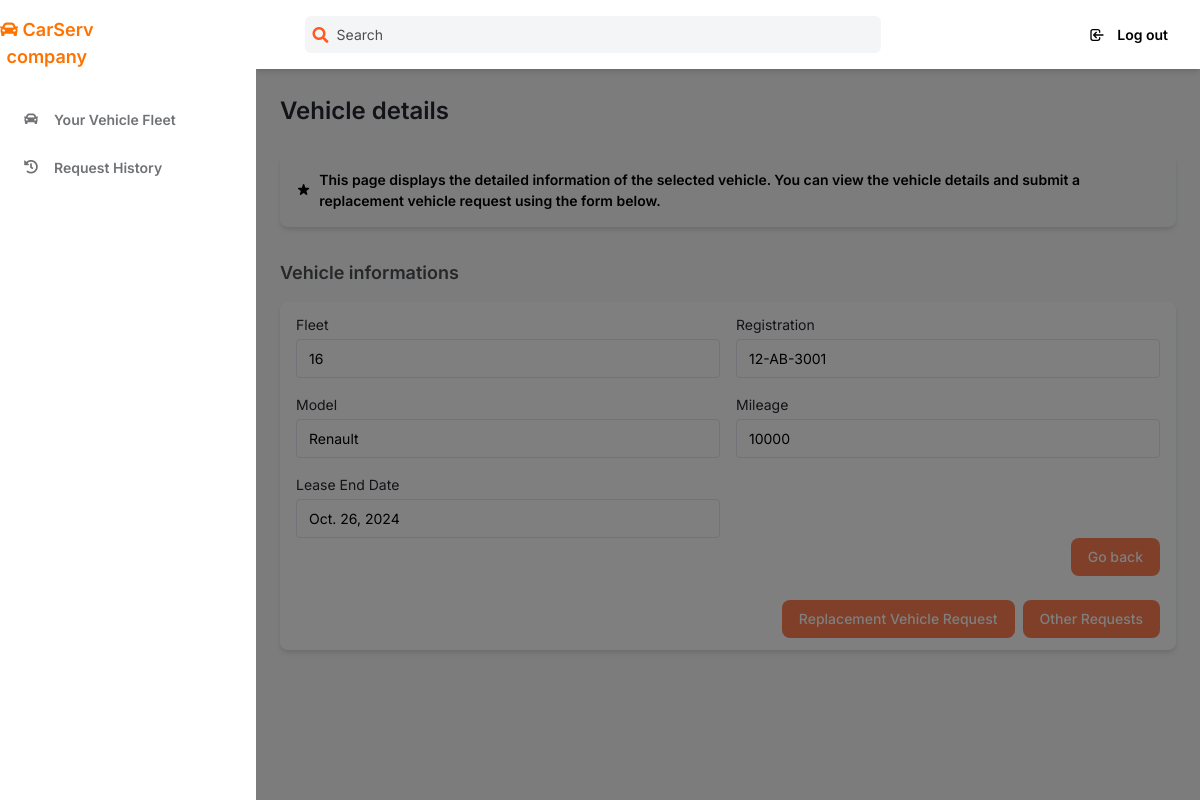
/viewClient/16, run on the app's committed database.
### pfm/models.py (models this page shows, shortened)
class Vechule(models.Model):
    client = models.ForeignKey(Client, null=True, blank=True, on_delete=models.SET_NULL)
    immatriculation= models.CharField(max_length=30)
    modele= models.CharField(max_length=255)
    genre=models.CharField(max_length=30)
    puissance=models.CharField(max_length=30)
    livraison= models.DateField(null=True, blank=True)
    fin_liv= models.DateField(null=True, blank=True)
    km=models.CharField(max_length=100)
    gam=models.CharField(max_length=100)
    date_naiss=models.DateField(null=True, blank=True)
    cas=models.CharField(max_length=20,null=True, blank=True)

### pfm/views.py (the view, shortened to what this page needs)
# urls.py: path('viewClient/<int:id>',views.remplacement, name='viewClient'),
def remplacement(request, id):
    vechule = get_object_or_404(Vechule, id=id)
    client = vechule.client
    return render(request, "pfm/test/viewClient.html", {'vechule': vechule})

### templates/pfm/test/viewClient.html (shortened to what this page needs)
{% extends 'pfm/test/mainclient.html' %}
{% block content %}
<!DOCTYPE html>
            <h2
              class="my-6 text-2xl font-semibold text-gray-700 dark:text-gray-200"
            >
            Vehicle details
            </h2>
            <div
            class="flex items-center justify-between p-4 mb-8 text-sm font-semibold dark:text-white light:text-black bg-gray-150 rounded-lg shadow-md focus:outline-none focus:shadow-outline-black"
            >
            <form action="{% url 'viewClient' vechule.id %}" method="POST">
              <div class="flex items-center">
                <span>This page displays the detailed information of the selected vehicle. You can view the vehicle details and submit a replacement vehicle request using the form below.</span>
              </div>
            </div>
            <h4
              class="mb-4 text-lg font-semibold text-gray-600 dark:text-gray-300"
            >
              Vehicle informations
            </h4>
            <div class="px-4 py-3 mb-8 bg-white rounded-lg shadow-md dark:bg-gray-800">
              <div>
                <div class="flex">
                  <div class="flex-1 mr-2 my-2">
                    <label class="block text-sm">
                      <span class="text-gray-700 dark:text-gray-400">Fleet</span>
                      <input value="{{vechule.id}}" class="block w-full mt-1 text-sm dark:border-gray-600 dark:bg-gray-700 focus:border-purple-400 focus:outline-none focus:shadow-outline-purple dark:text-gray-300 dark:focus:shadow-outline-gray form-input" />
                    </label>
                  </div>
                  <div class="flex-1 ml-2 my-2">
                    <label class="block text-sm">
                      <span class="text-gray-700 dark:text-gray-400">Registration</span>
                      <input value="{{vechule.immatriculation}}" class="block w-full mt-1 text-sm dark:border-gray-600 dark:bg-gray-700 focus:border-purple-400 focus:outline-none focus:shadow-outline-purple dark:text-gray-300 dark:focus:shadow-outline-gray form-input" />
                    </label>
                  </div>
                </div>
                <div class="flex mt-4">
                  <div class="flex-1 mr-2 my-4">
                    <label class="block text-sm">
                      <span class="text-gray-700 dark:text-gray-400">Model</span>
                      <input value="{{vechule.modele}}" class="block w-full mt-1 text-sm dark:border-gray-600 dark:bg-gray-700 focus:border-purple-400 focus:outline-none focus:shadow-outline-purple dark:text-gray-300 dark:focus:shadow-outline-gray form-input" />
                    </label>
                  </div>
                  <div class="flex-1 ml-2 my-4">
                    <label class="block text-sm">
                      <span class="text-gray-700 dark:text-gray-400">Mileage</span>
                      <input value="{{vechule.km}}" class="block w-full mt-1 text-sm dark:border-gray-600 dark:bg-gray-700 focus:border-purple-400 focus:outline-none focus:shadow-outline-purple dark:text-gray-300 dark:focus:shadow-outline-gray form-input" />
                    </label>
                  </div>
                </div>
                <div class="flex mt-4">
                  <div class="flex-1 mr-2 my-4">
                    <label class="block text-sm">
                      <span class="text-gray-700 dark:text-gray-400">Lease End Date</span>
                      <input value="{{vechule.fin_liv }}" class="block w-full mt-1 text-sm dark:border-gray-600 dark:bg-gray-700 focus:border-purple-400 focus:outline-none focus:shadow-outline-purple dark:text-gray-300 dark:focus:shadow-outline-gray form-input" />
                    </label>
                  </div>
                  <div class="flex-1 mr-2 my-4">
                  </div>
                </div>
                <div id="initial-fields">
                <div class="flex justify-end ">
                  <a href="/vechulefleet">
                    <button type="button" class="px-4 py-2 text-sm font-medium leading-5 text-white transition-colors duration-150 bg-coral border border-transparent rounded-lg active:bg-coral hover:bg-gray-700 focus:outline-none focus:shadow-outline-gray flex">
                      Go back
                    </button>
                  </a>
                </div>
                <br>
                  <div class="flex justify-end ">
                    <div>
                      <button id="submit-replacement-btn" type="button"  class="px-4 py-2 mx-2 text-sm font-medium leading-5 text-white transition-colors duration-150 bg-coral border border-transparent rounded-lg active:bg-coral hover:bg-gray-700 focus:outline-none focus:shadow-outline-gray flex">
                       Replacement Vehicle Request
                      </button>
                    </div>
                    <div>
                      <button id="other-requests-btn" type="button" class="px-4 py-2  text-sm font-medium leading-5 text-white transition-colors duration-150 bg-coral border border-transparent rounded-lg active:bg-coral hover:bg-gray-700 focus:outline-none focus:shadow-outline-gray flex">
                        Other Requests
                      </button>
                    </div>
                  </div>
                </div>
              </div>
        </div>
            </div>
          </div>
      </div>
  </body>
</html>
{% endblock %}

### templates/pfm/test/viewClient.html (style rules this page uses)
.flex { display: flex; }
.justify-end { justify-content: flex-end; }
.px-4 { padding-left: 1rem; padding-right: 1rem; }
.py-2 { padding-top: 0.5rem; padding-bottom: 0.5rem; }
.text-sm { font-size: 0.875rem; }
.font-medium { font-weight: 500; }
.leading-5 { line-height: 1.25rem; }
.text-white { color: #fff; }
.transition-colors { transition-property: background-color, border-color, color, fill, stroke; transition-duration: 150ms; transition-timing-function: cubic-bezier(0.4, 0, 0.2, 1); }
.duration-150 { transition-duration: 150ms; }
.bg-coral { background-color: coral; }
.border { border-width: 1px; }
.border-transparent { border-color: transparent; }
.rounded-lg { border-radius: 0.5rem; }
.mx-2 { margin-left: 0.5rem; margin-right: 0.5rem; }

### data on the page
Vechule: id "16", immatriculation "12-AB-3001", modele "Renault", km "10000", fin_liv "Oct. 26, 2024"
